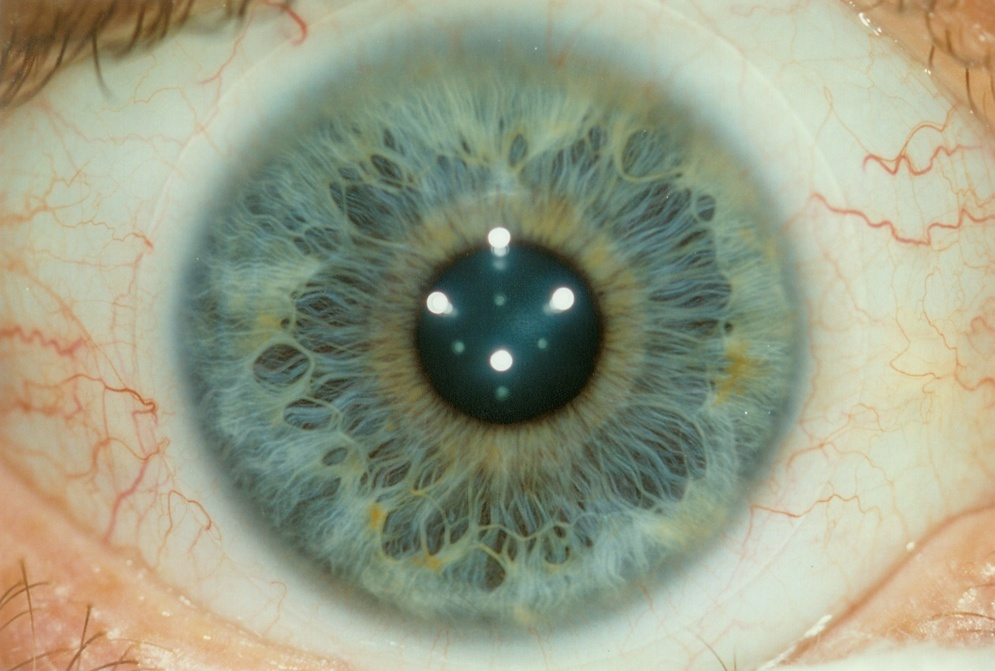
#> input picture miles-research-iris-dataset/G-14-084-4-R.jpg, 995 x 671 px, shrunk from 1742 x 1175 before the run, given in place of G-01-100-4-R.jpg, which was not available
$ python main.py
#> lines starting #> are read from the running program, lines starting #| are printed output that depends on the picture; after the words box and inside, x2 and y2 are one past the last pixel; in counts of white or black regions, pixels touching at a corner belong together; pictures that were not available may be replaced by others from this repository, and a replacement may not be noted
import numpy as np
import matplotlib.pyplot as plt
import cv2
from skimage.color import rgb2gray
from skimage.filters import gaussian
from skimage.segmentation import active_contour
from skimage.draw import polygon
from scipy.ndimage import label


def pupil(image, radius=180):
    # Sharpen the edges
    kernel = np.array([[0, -1, 0],
                    [-1, 5,-1],
                    [0, -1, 0]])
    # Apply the sharpening kernel to the image
    image = cv2.filter2D(image, -1, kernel)

    # Adjusted circle size (center and radius for a larger circle)
    rows, cols = image.shape
    center_x, center_y = (cols // 2) - 45, rows // 2
    radius = radius  # Adjust radius to better match the pupil size

    # Initialize the contour
    s = np.linspace(0, 2 * np.pi, 400)
    r = center_y + radius * np.sin(s)
    c = center_x + radius * np.cos(s)
    init = np.array([r, c]).T

    # Apply the active contour model
    snake = active_contour(
        image,  # Apply Gaussian blur to smooth the image
        init,
        alpha=0.05,   # Increased smoothness to handle noise
        beta=5,     # Lower stiffness for better boundary conformity
        gamma=0.01,   # Small step size for precise convergence
        max_num_iter=50  # Sufficient iterations for convergence
    )

    # Create a mask for the pupil
    pupil_mask = np.zeros_like(image, dtype=np.uint8)
    rr, cc = polygon(snake[:, 0], snake[:, 1], pupil_mask.shape)
    pupil_mask[rr, cc] = 1

    # Make pupil region bigger to get rid of the dark transition region
    dilation_kernel = np.ones((6, 6), np.uint8)
    dilated_pupil_mask = cv2.dilate(pupil_mask, dilation_kernel, iterations=2)

    return dilated_pupil_mask
def get_iris_mask(image, radius=500):
    # Sharpen the edges
    kernel = np.array([[0, -1, 0], [-1, 5, -1], [0, -1, 0]])
    image = cv2.filter2D(image, -1, kernel)

    # Initialize the contour
    rows, cols = image.shape
    center_x, center_y = (cols // 2) - 45, rows // 2
    s = np.linspace(0, 2 * np.pi, 400)
    r = center_y + radius * np.sin(s)
    c = center_x + radius * np.cos(s)
    init = np.array([r, c]).T

    # Active contour model
    snake = active_contour(image, init, alpha=0.015, beta=10, gamma=0.001, max_num_iter=100)

    # Create iris mask
    iris_mask = np.zeros_like(image, dtype=np.uint8)
    rr, cc = polygon(snake[:, 0], snake[:, 1], iris_mask.shape)
    iris_mask[rr, cc] = 1

    # Get pupil region and refine it
    pupil_region = pupil(image)
    pupil_region = (pupil_region > 0).astype(np.uint8)

    # Optional: Erode pupil mask slightly to avoid boundary mismatches
    kernel = cv2.getStructuringElement(cv2.MORPH_ELLIPSE, (5, 5))
    pupil_region = cv2.erode(pupil_region, kernel, iterations=1)

    # Subtract pupil from iris
    iris_only = iris_mask & ~pupil_region

    return iris_only
def calculate_eye_freckle_area(image, iris_mask):
    # Convert to grayscale
    gray = cv2.cvtColor(image, cv2.COLOR_BGR2GRAY)

    # Apply Otsu's thresholding
    _, thresholded = cv2.threshold(gray, 0, 255, cv2.THRESH_BINARY_INV + cv2.THRESH_OTSU)
    thresholded[iris_mask == 0] = 0 # set background to 0 again

    cleaned_freckles = clean_result(thresholded)

    freckles_area = np.sum(cleaned_freckles == 255)
    print("#################################")
    print(f"Total area of freckles: {freckles_area} pixels")
    freckles_img = image.copy()
    freckles_img[cleaned_freckles == 0] = [0, 0, 0]

    iris_area = np.sum(iris_mask == 1)
    print(f"Total area of iris: {iris_area} pixels")

    # Calculate percentage
    freckles_percentage = (freckles_area / iris_area) * 100
    print(f"Freckles cover {freckles_percentage:.2f}% of the iris.")
    print("#################################")

    return freckles_img, thresholded
def remove_noise(image):
    gray = cv2.cvtColor(image, cv2.COLOR_BGR2GRAY)

    # Apply a median blur to reduce noise and smooth the image
    blurred = cv2.medianBlur(gray, 5)

    # Detect light reflections using thresholding
    _, mask = cv2.threshold(blurred, 235, 255, cv2.THRESH_BINARY)

    # Define the kernel for dilation
    kernel = np.ones((9, 9), np.uint8)

    # Dilate the thresholded image
    dilated = cv2.dilate(mask, kernel, iterations=5)

    # Inpaint the image using the mask
    inpainted_image = cv2.inpaint(image, dilated, 15, cv2.INPAINT_TELEA)

    return inpainted_image, mask
def clean_result(thresholded_image):
    # Remove falsely identified freckles
    dilation_kernel = np.ones((6, 6), np.uint8)
    erosion_kernel = np.ones((3,3), np.uint8)

    n=2
    # Erode noise
    eroded_image = cv2.erode(thresholded_image, erosion_kernel, iterations=n)
    # Dilate back the freckles
    dilated_image = cv2.dilate(eroded_image, dilation_kernel, iterations=n)
    return dilated_image


paths = [
    "miles-research-iris-dataset\G-01-100-4-R.jpg",
    "miles-research-iris-dataset\G-03-064-1-R.jpg",
    "miles-research-iris-dataset\I-27-058-2-L.jpg",
    "miles-research-iris-dataset\K-01-043-1-L.jpg",
    "miles-research-iris-dataset\K-10-101-2-L.jpg",
    "miles-research-iris-dataset\X-23-165-3-R.jpg"]
for path in paths:
    # Load the image
    img = cv2.imread(path)
#> img is the input picture: shape (671, 995, 3); mean B, G, R 134.2, 158, 153.4
    img = cv2.cvtColor(img, cv2.COLOR_BGR2RGB)  # Convert to RGB for correct color display

    # Get rid of the light artifacts
    noiseless_image, noise_mask = remove_noise(img)
#> in remove_noise, `_, mask = cv2.threshold(blurred, 235, 255, cv2.THRESH_BINARY)`:
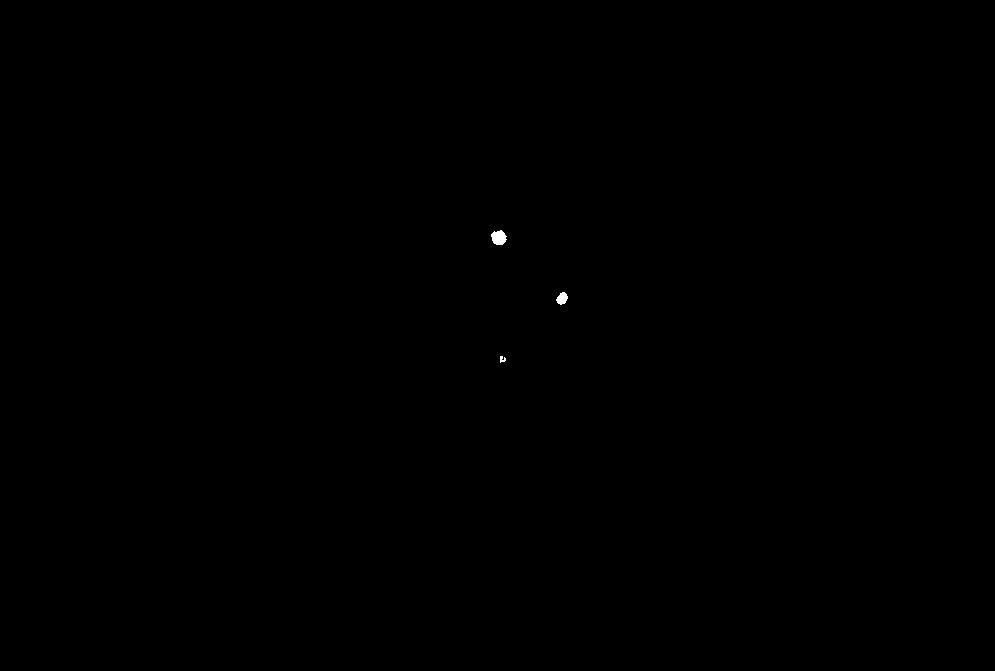
#> mask: shape (671, 995); 0.05% white; 3 white regions, box (x1, y1, x2, y2) and area: (491, 230, 507, 245) 177, (556, 292, 568, 305) 105, (500, 356, 506, 363) 28
    # Sharpen the image
    kernel = np.array([[0, -1, 0], [-1, 5, -1], [0, -1, 0]])
    sharp_image = cv2.filter2D(noiseless_image, -1, kernel)
    img_gray = (rgb2gray(sharp_image) * 255).astype(np.uint8)  # Convert to grayscale and uint8

    # Get iris only image
    iris_mask = get_iris_mask(img_gray)
#> in get_iris_mask, `image = cv2.filter2D(image, -1, kernel)`:
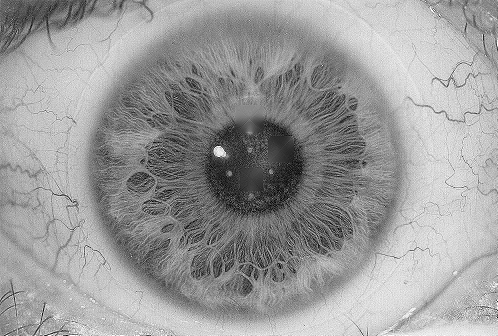
#> image: shape (671, 995) (shown at 1/2 size); min 0, max 255, mean 154.8
#> in get_iris_mask, `snake = active_contour(image, init, alpha=0.015, beta=10, gamma=0.001,..`: snake = 400 pairs, first value -265 to 934.9, second value -148 to 951.7
#> in pupil, `image = cv2.filter2D(image, -1, kernel)`:
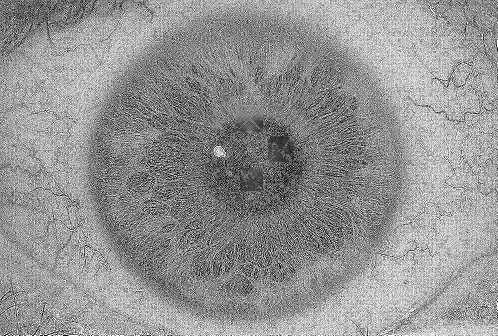
#> image: shape (671, 995) (shown at 1/2 size); min 0, max 255, mean 147.2
#> in pupil, `snake = active_contour( image,`: snake = 400 pairs, first value 151.6 to 512.8, second value 274.6 to 632.2
#> in get_iris_mask, `iris_only = iris_mask & ~pupil_region`:
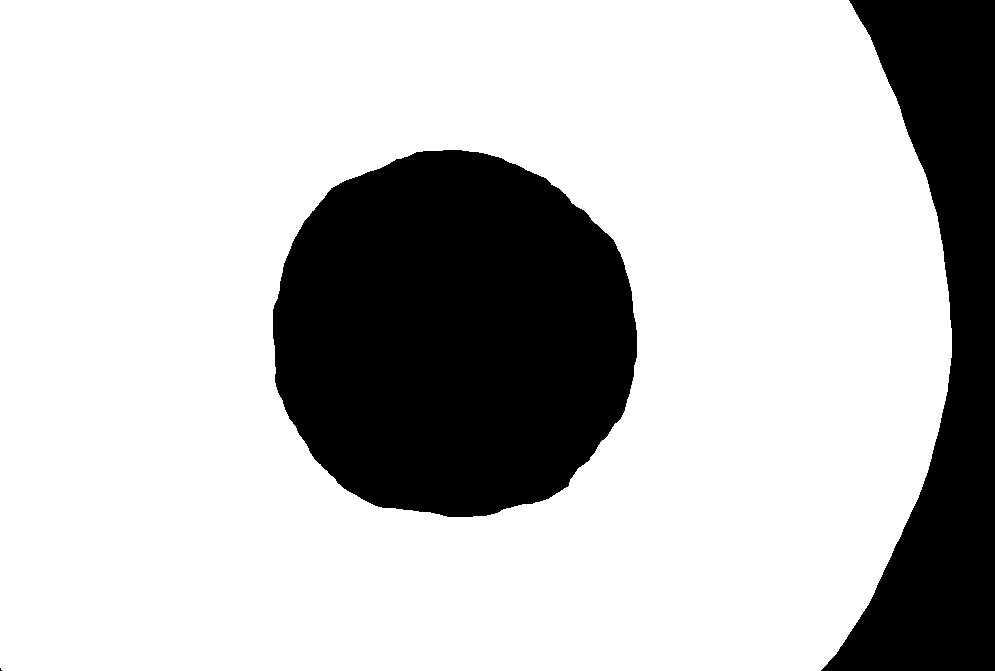
#> iris_only: shape (671, 995); values 0 (black) and 1 (white), 75.6% white; 3 black regions (1 under 20 px), largest, box (x1, y1, x2, y2) and area: (273, 150, 637, 517) 106078, (821, 0, 995, 671) 56499
    roi = noiseless_image * np.stack([iris_mask] * 3, axis=-1)

    # Segment freckles and calculate percentual area
    freckles, threshold = calculate_eye_freckle_area(roi, iris_mask)
#> in calculate_eye_freckle_area, `gray = cv2.cvtColor(image, cv2.COLOR_BGR2GRAY)`:
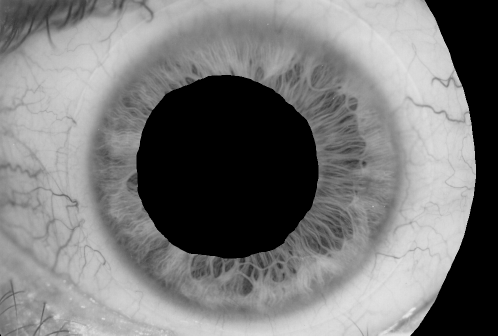
#> gray: shape (671, 995) (shown at 1/2 size); min 0, max 234, mean 120.7
#> in clean_result, `dilated_image = cv2.dilate(eroded_image, dilation_kernel, iterations=n)`:
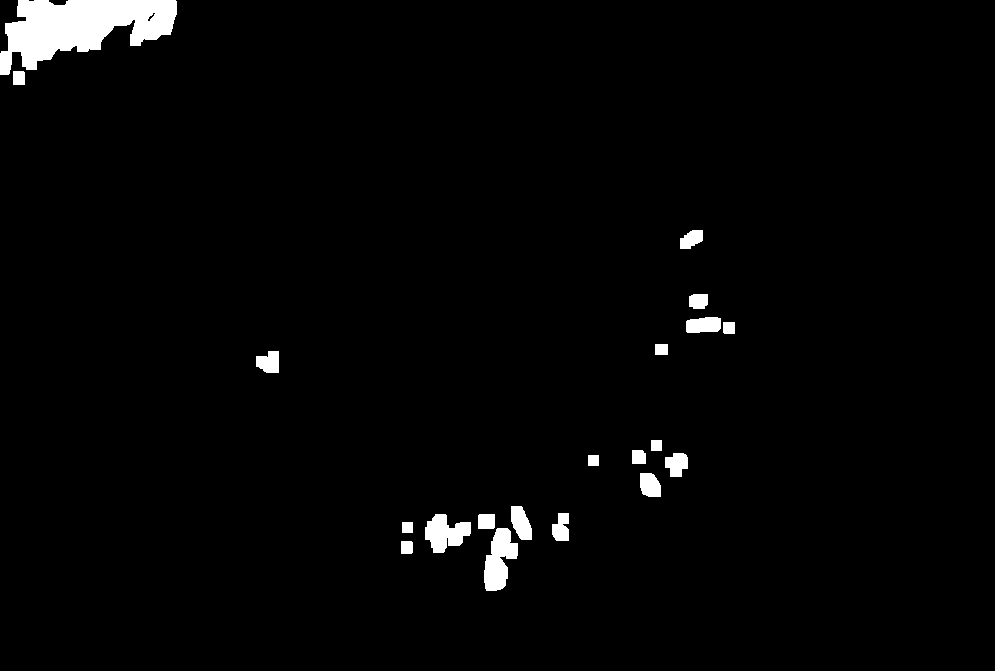
#> dilated_image: shape (671, 995); 2.2% white; 20 white regions, largest, box (x1, y1, x2, y2) and area: (0, 0, 177, 75) 7729, (484, 528, 518, 591) 1354, (425, 514, 471, 553) 1123
#> in calculate_eye_freckle_area, `freckles_area = np.sum(cleaned_freckles == 255)`: freckles_area = 14836
#| Total area of freckles: 14836 pixels
#> in calculate_eye_freckle_area, `freckles_img[cleaned_freckles == 0] = [0, 0, 0]`:
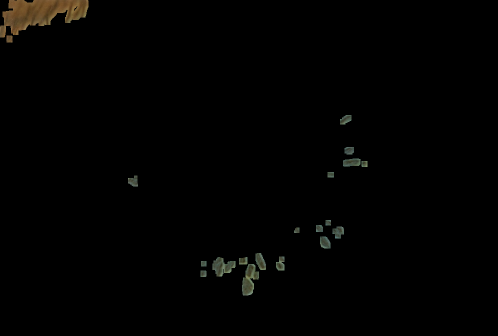
#> freckles_img: shape (671, 995, 3) (shown at 1/2 size); mean R, G, B 2.2, 1.9, 1.3
#> in calculate_eye_freckle_area, `iris_area = np.sum(iris_mask == 1)`: iris_area = 505064
#| Total area of iris: 505064 pixels
#> in calculate_eye_freckle_area, `freckles_percentage = (freckles_area / iris_area) * 100`: freckles_percentage = 2.94
#| Freckles cover 2.94% of the iris.

    # Display the result
    fig, ax = plt.subplots(2, 3, figsize=(18, 6))
    ax[0,0].imshow(img)
    ax[0,0].set_title('Original Image', fontsize=16)
    ax[0,0].axis('off')
    ax[0,1].imshow(noise_mask, cmap='grey')
    ax[0,1].set_title('Noise mask', fontsize=16)
    ax[0,1].axis('off')
    ax[0,2].imshow(noiseless_image)
    ax[0,2].set_title('Image without reflections', fontsize=16)
    ax[0,2].axis('off')
    ax[1,0].imshow(roi)
    ax[1,0].set_title('Segmentation of the iris', fontsize=16)
    ax[1,0].axis('off')
    ax[1,1].imshow(threshold, cmap='grey')
    ax[1,1].set_title('Segmentation of iris with threshold', fontsize=16)
    ax[1,1].axis('off')
    ax[1,2].imshow(freckles)
    ax[1,2].set_title('Freckles', fontsize=16)
    ax[1,2].axis('off')
    plt.tight_layout()
    plt.show()
#> pass 2 of the loop `for path in paths:`:
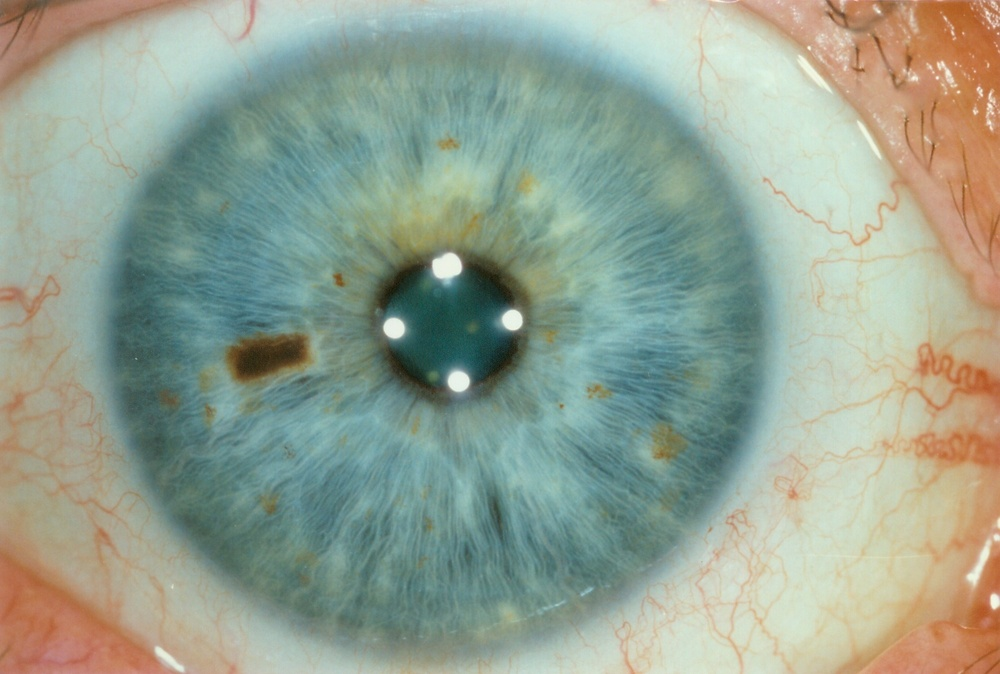
#> input picture miles-research-iris-dataset/G-03-064-1-R.jpg, 1000 x 674 px, shrunk from 1751 x 1180 before the run, found by its file name
#> img is the input picture: shape (674, 1000, 3); mean B, G, R 145.3, 161.2, 148.3
#> blurred: shape (674, 1000)
#> inpainted_image: shape (674, 1000, 3)
#> sharp_image: shape (674, 1000, 3)
#> img_gray: shape (674, 1000)
#> in pupil (call 2), `image = cv2.filter2D(image, -1, kernel)`:
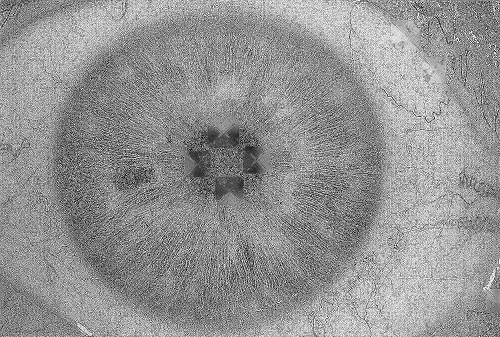
#> image: shape (674, 1000) (shown at 1/2 size); min 0, max 255, mean 147
#> in pupil (call 2), `snake = active_contour( image,`: snake = 400 pairs, first value 155.8 to 518, second value 275 to 634.8
#> roi: shape (674, 1000, 3)
#> in clean_result (call 2), `dilated_image = cv2.dilate(eroded_image, dilation_kernel, iterations=n)`:
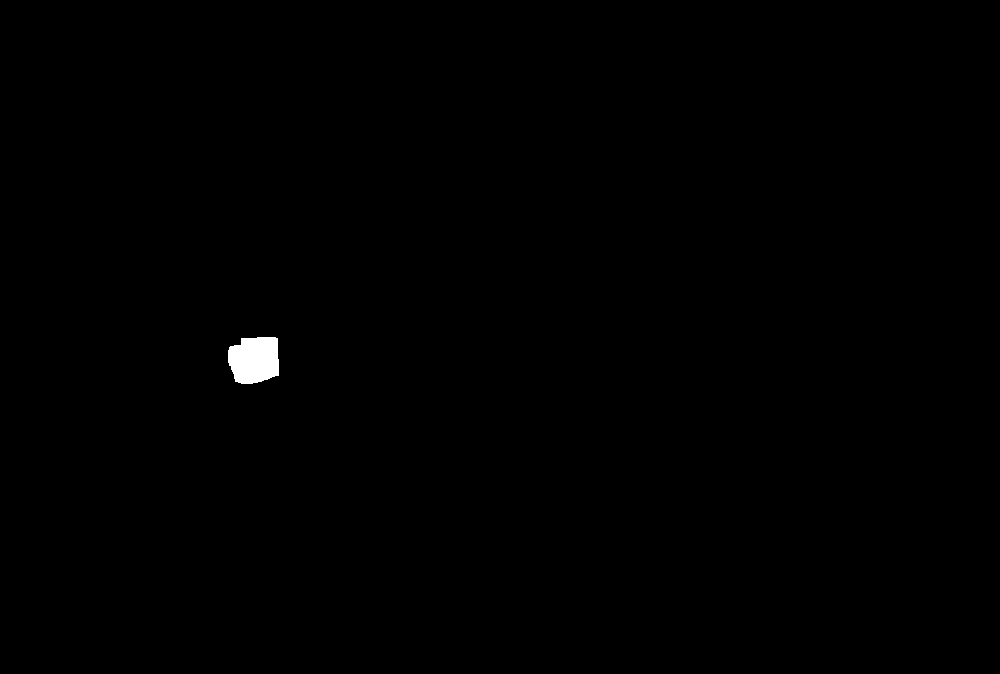
#> dilated_image: shape (674, 1000); 0.3% white; 1 white region, box (x1, y1, x2, y2) and area: (228, 337, 279, 384) 2025
#| Total area of freckles: 2025 pixels
#> freckles_img: shape (674, 1000, 3)
#| Total area of iris: 517453 pixels
#| Freckles cover 0.39% of the iris.
#> pass 3 of the loop `for path in paths:`:
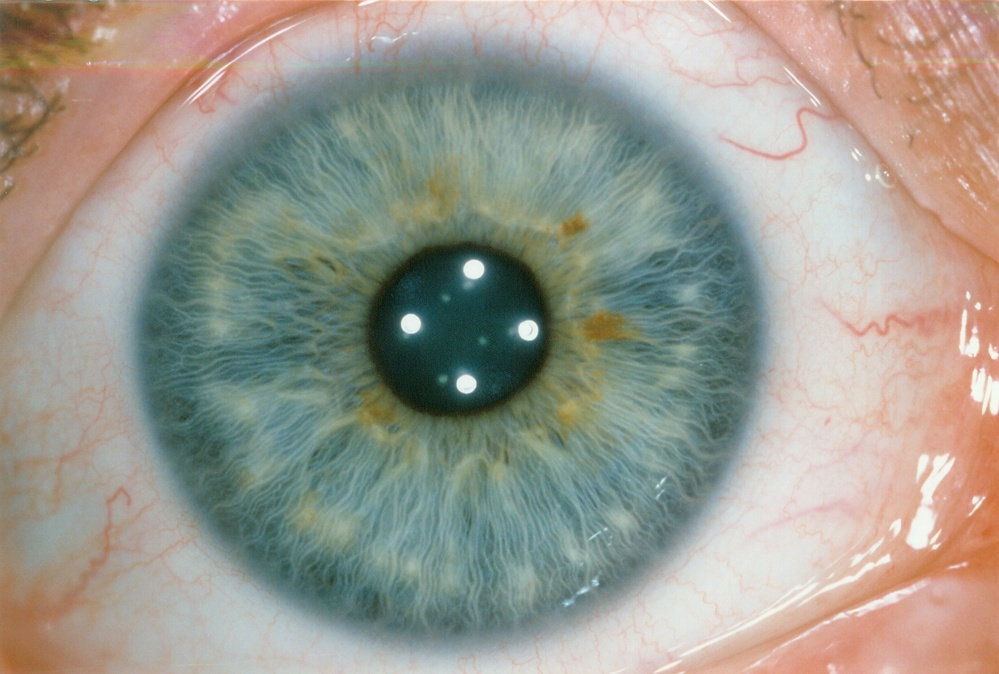
#> input picture miles-research-iris-dataset/G-22-127-1-R.jpg, 999 x 674 px, shrunk from 1749 x 1181 before the run, given in place of I-27-058-2-L.jpg, which was not available
#> img is the input picture: shape (674, 999, 3); mean B, G, R 142.8, 153.2, 155
#> in remove_noise (call 3), `gray = cv2.cvtColor(image, cv2.COLOR_BGR2GRAY)`:
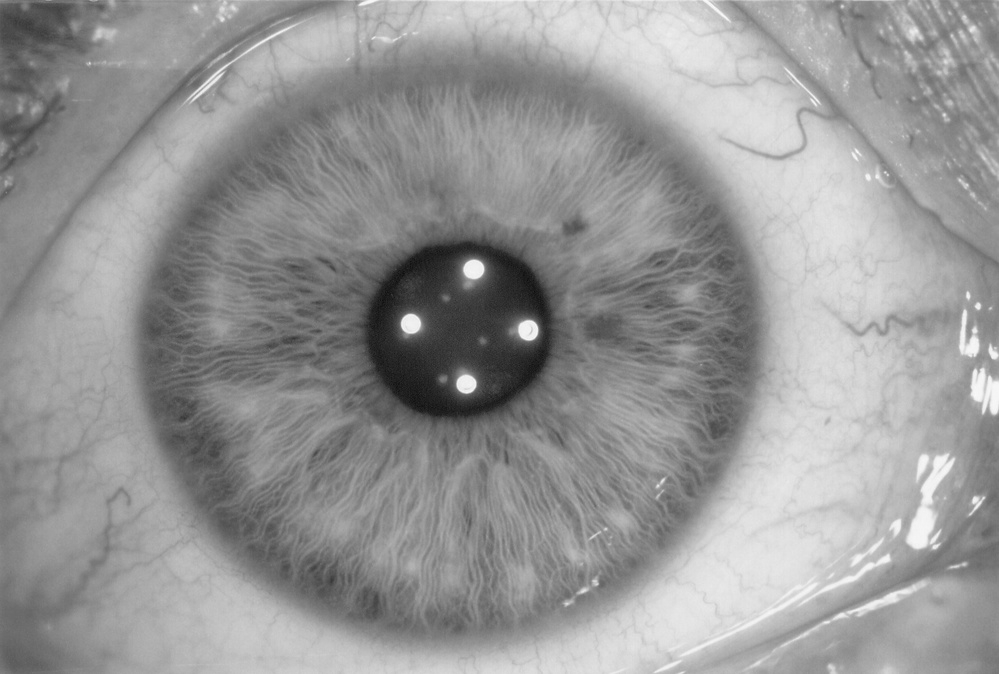
#> gray: shape (674, 999); min 12, max 252, mean 150.3
#> blurred: shape (674, 999)
#> (the run stopped early here; a loop or call above may not have finished)
